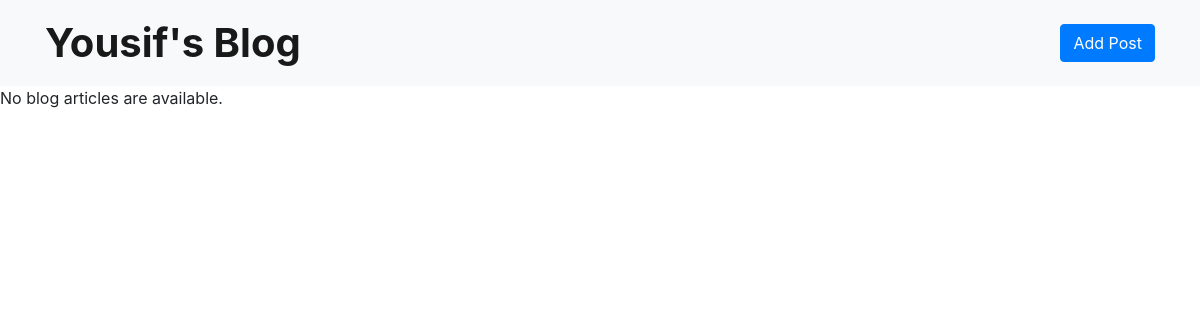
The page /blog/ on the database as committed earlier.
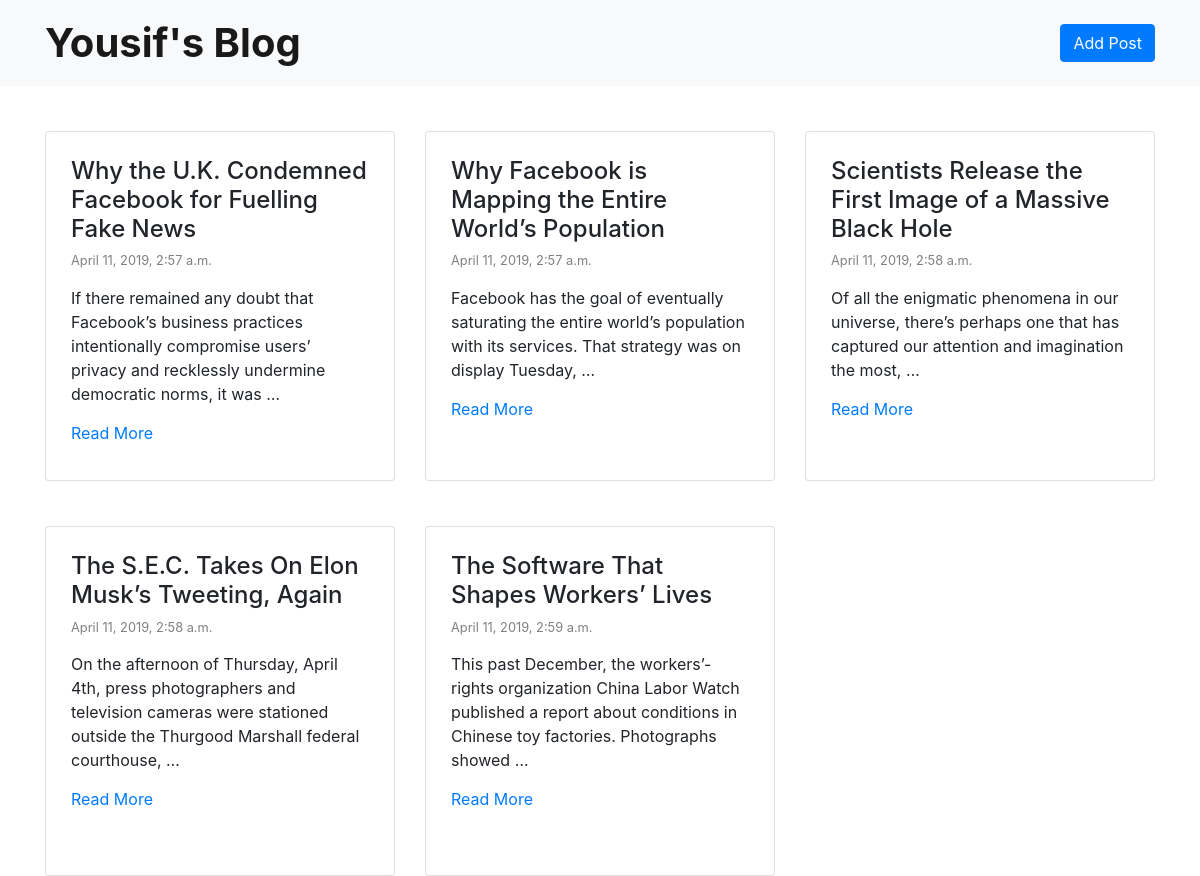
The same page on the database as committed later.
### blog/models.py (models this page shows, shortened)
class Post(models.Model):
    title = models.CharField(max_length=200)
    description = models.TextField(blank=True)
    author = models.ForeignKey(Author, on_delete=models.CASCADE)
    created_date = models.DateTimeField('date published')

### blog/views.py (the view)
# urls.py: path('', views.IndexView.as_view(), name='index'),
class IndexView(generic.ListView):
    template_name = 'blog/index.html'
    context_object_name = 'posts'
    def get_queryset(self):
        return Post.objects.order_by('created_date')[:]

### blog/templates/blog/index.html (shortened to what this page needs)
<!DOCTYPE html>
<html lang="en">
  <head>
    <link
      rel="stylesheet"
      href="https://maxcdn.bootstrapcdn.com/bootstrap/4.0.0/css/bootstrap.min.css"
    />
  </head>
  <body>
    <nav class="navbar navbar-expand-lg navbar-light bg-light">
      <div class="container">
        <a class="navbar-brand" href="/blog" style="font:blue;font-weight:bold; font-size:40px;">Yousif's Blog </a>
        <a class="btn btn-primary my-2 my-sm-0" role="button" href="/blog/create"
        >Add Post</a
      >
        </div>
    </nav>
    {% if posts %}
    <div class="container" >
        <div class="row">
        {% for post in posts %}
          <div class="col-sm-4">
        <div class="card" style="height:350px;margin-top:45px;padding:25px;">
          <h4>{{ post.title }}</h1>
            <small style="color:Gray;margin-bottom:15px;" >{{post.created_date}}</small>
            <div style="margin-bottom:15px;">{{ post.description|truncatewords:20 }} </div>
          <a href="/blog/{{post.id}}"> Read More</a>
        </div>
      </div>
        {% endfor %}
      </div>
      {% else %}
      <p>No blog articles are available.</p>
      {% endif %}
    </div>
  </body>
</html>

Rows that differ between the two databases and show on the page:
added Post: title "Why the U.K. Condemned Facebook for Fuelling Fake News", created_date "April 11, 2019, 2:57 a.m.", description "If there remained any doubt that Facebook’s business practices intentionally compromise users’ privacy and recklessly undermine democratic norms, it was …"
added Post: title "Why Facebook is Mapping the Entire World’s Population", created_date "April 11, 2019, 2:57 a.m.", description "Facebook has the goal of eventually saturating the entire world’s population with its services. That strategy was on display Tuesday, …"
added Post: title "Scientists Release the First Image of a Massive Black Hole", created_date "April 11, 2019, 2:58 a.m.", description "Of all the enigmatic phenomena in our universe, there’s perhaps one that has captured our attention and imagination the most, …"
added Post: title "The S.E.C. Takes On Elon Musk’s Tweeting, Again", created_date "April 11, 2019, 2:58 a.m.", description "On the afternoon of Thursday, April 4th, press photographers and television cameras were stationed outside the Thurgood Marshall federal courthouse, …"
added Post: title "The Software That Shapes Workers’ Lives", created_date "April 11, 2019, 2:59 a.m.", description "This past December, the workers’-rights organization China Labor Watch published a report about conditions in Chinese toy factories. Photographs showed …"
Other text that changed with them:
text no longer shown: "No blog articles are available."
